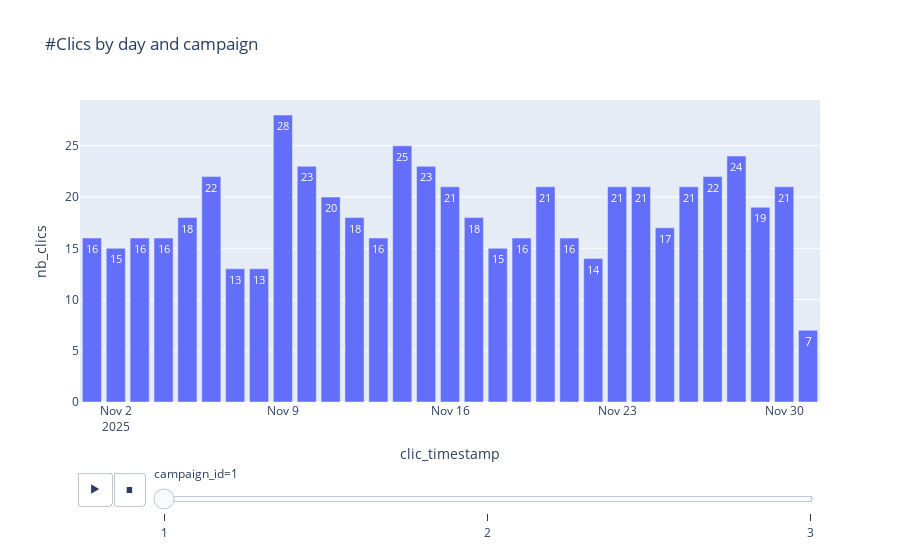

Notebook code cell kept with this figure:
### Code cell
# clic per date & campaign
fig = px.bar(nb_clics_per_hour,
             x="clic_timestamp", y="nb_clics", animation_frame="campaign_id",
             text_auto=True, title="#Clics by day and campaign"
            )
fig.show()

### Figure 1 — Plotly figure (JSON) as saved in the notebook; plotly's stock layout.template omitted (floating-point values rounded to 4 significant figures)
{"data": [{"alignmentgroup": "True", "hovertemplate": "campaign_id=1<br>clic_timestamp=%{x}<br>nb_clics=%{y}<extra></extra>", "legendgroup": "", "marker": {"color": "#636efa", "pattern": {"shape": ""}}, "name": "", "offsetgroup": "", "orientation": "v", "showlegend": false, "textposition": "auto", "texttemplate": "%{y}", "type": "bar", "x": ["2025-11-01T00:00:00", "2025-11-02T00:00:00", "2025-11-03T00:00:00", "2025-11-04T00:00:00", "2025-11-05T00:00:00", "2025-11-06T00:00:00", "2025-11-07T00:00:00", "2025-11-08T00:00:00", "2025-11-09T00:00:00", "2025-11-10T00:00:00", "2025-11-11T00:00:00", "2025-11-12T00:00:00", "2025-11-13T00:00:00", "2025-11-14T00:00:00", "2025-11-15T00:00:00", "2025-11-16T00:00:00", "2025-11-17T00:00:00", "2025-11-18T00:00:00", "2025-11-19T00:00:00", "2025-11-20T00:00:00", "2025-11-21T00:00:00", "2025-11-22T00:00:00", "2025-11-23T00:00:00", "2025-11-24T00:00:00", "2025-11-25T00:00:00", "2025-11-26T00:00:00", "2025-11-27T00:00:00", "2025-11-28T00:00:00", "2025-11-29T00:00:00", "2025-11-30T00:00:00", "2025-12-01T00:00:00"], "xaxis": "x", "y": [16, 15, 16, 16, 18, 22, 13, 13, 28, 23, 20, 18, 16, 25, 23, 21, 18, 15, 16, 21, 16, 14, 21, 21, 17, 21, 22, 24, 19, 21, 7], "yaxis": "y"}], "layout": {"autosize": true, "barmode": "relative", "legend": {"tracegroupgap": 0}, "sliders": [{"active": 0, "currentvalue": {"prefix": "campaign_id="}, "len": 0.9, "pad": {"b": 10, "t": 60}, "steps": [{"args": [["1"], {"frame": {"duration": 0, "redraw": true}, "fromcurrent": true, "mode": "immediate", "transition": {"duration": 0, "easing": "linear"}}], "label": "1", "method": "animate"}, {"args": [["2"], {"frame": {"duration": 0, "redraw": true}, "fromcurrent": true, "mode": "immediate", "transition": {"duration": 0, "easing": "linear"}}], "label": "2", "method": "animate"}, {"args": [["3"], {"frame": {"duration": 0, "redraw": true}, "fromcurrent": true, "mode": "immediate", "transition": {"duration": 0, "easing": "linear"}}], "label": "3", "method": "animate"}], "x": 0.1, "xanchor": "left", "y": 0, "yanchor": "top"}], "title": {"text": "#Clics by day and campaign"}, "updatemenus": [{"buttons": [{"args": [null, {"frame": {"duration": 500, "redraw": true}, "fromcurrent": true, "mode": "immediate", "transition": {"duration": 500, "easing": "linear"}}], "label": "&#9654;", "method": "animate"}, {"args": [[null], {"frame": {"duration": 0, "redraw": true}, "fromcurrent": true, "mode": "immediate", "transition": {"duration": 0, "easing": "linear"}}], "label": "&#9724;", "method": "animate"}], "direction": "left", "pad": {"r": 10, "t": 70}, "showactive": false, "type": "buttons", "x": 0.1, "xanchor": "right", "y": 0, "yanchor": "top"}], "xaxis": {"anchor": "y", "autorange": true, "domain": [0, 1], "range": ["2025-10-31 12:00", "2025-12-01 12:00"], "title": {"text": "clic_timestamp"}, "type": "date"}, "yaxis": {"anchor": "x", "autorange": true, "domain": [0, 1], "range": [0, 29.47], "title": {"text": "nb_clics"}, "type": "linear"}}}
